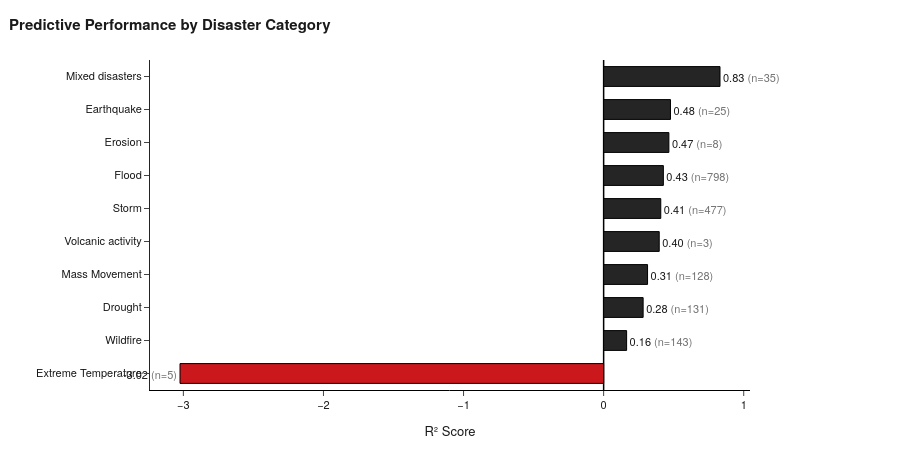

The notebook cell saved with this chart:
### Code cell
# ---------------------------------------------------------------------
# Post-model diagnostics: by-type performance + country diagnostics
# ---------------------------------------------------------------------
SUBTLE_GREY = "#737373"
NATURE_RED = mcolors.LinearSegmentedColormap.from_list(
    "nature_red",
    ["#fff5f0", "#fee0d2", "#fcbba1", "#fc9272", "#ef3b2c", "#99000d"],
)
SPINE_COLOR = AXIS_GREY
GRID_COLOR = (0, 0, 0, 0.09)

def build_type_performance_df(r2_by_type_series, results_df_in):
    counts = results_df_in.groupby("type", observed=True).size().reset_index(name="count")
    return (
        r2_by_type_series.reset_index(name="r2")
        .merge(counts, on="type", how="left")
        .sort_values("r2")
    )

def plot_r2_by_type(df_type, output_pdf="Performance_Nature_Left_Aligned.pdf"):
    colors = df_type["r2"].apply(lambda x: "#252525" if x > 0 else "#cb181d")
    fig = go.Figure(
        go.Bar(
            y=df_type["type"],
            x=df_type["r2"],
            orientation="h",
            width=0.6,
            marker=dict(color=colors, line=dict(color="black", width=1)),
            text=[
                f"{r:.2f} <span style='color:{SUBTLE_GREY};'>(n={n})</span>"
                for r, n in zip(df_type["r2"], df_type["count"])
            ],
            textposition="outside",
            cliponaxis=False,
        )
    )

    apply_plotly_style(
        fig,
        title="Predictive Performance by Disaster Category",
        height=450,
        width=900,
        margin=dict(l=20, r=150, t=60, b=60),
    )
    fig.update_xaxes(
        title="R² Score",
        zeroline=True,
        zerolinewidth=1.5,
        zerolinecolor="black",
        showline=True,
        linecolor="black",
        gridcolor=GRID_RGBA,
    )
    fig.update_yaxes(title="", automargin=True)
    fig.write_image(output_pdf, engine="kaleido")
    fig.show()
    print(f"Saved: {output_pdf}")
    return fig

def compute_country_metrics(results_df_in):
    eval_df = results_df_in.assign(
        y_obs=results_df_in["y_true"],
        y_pred=results_df_in["y_pred_B"],
    ).copy()
    eval_df["residual"] = eval_df["y_obs"] - eval_df["y_pred"]
    eval_df["abs_error"] = eval_df["residual"].abs()
    eval_df["sq_error"] = eval_df["residual"] ** 2

    def safe_r2_local(g):
        yt, yp = g["y_obs"], g["y_pred"]
        return r2_score(yt, yp) if len(g) >= 3 and yt.nunique() > 1 else np.nan

    metrics_df = (
        eval_df.groupby("iso3", observed=True)
        .agg(
            n=("residual", "size"),
            MAE=("abs_error", "mean"),
            RMSE=("sq_error", lambda x: np.sqrt(x.mean())),
            MedianAE=("abs_error", "median"),
            MeanObs=("y_obs", "mean"),
            StdObs=("y_obs", "std"),
        )
        .reset_index()
    )
    metrics_df["R2"] = eval_df.groupby("iso3", observed=True).apply(safe_r2_local).values
    metrics_df = metrics_df.sort_values("MAE", ascending=False).reset_index(drop=True)
    return metrics_df, eval_df

def plot_country_mae_choropleth(metrics_df, html_out="per_country_mae_map.html", pdf_out="per_country_mae_map.pdf"):
    vmin = float(metrics_df["MAE"].quantile(0.05))
    vmax = float(metrics_df["MAE"].quantile(0.95))

    plotly_scale = [[t, mcolors.to_hex(NATURE_RED(t))] for t in np.linspace(0, 1, 12)]
    fig = go.Figure(go.Choropleth(
        locations=metrics_df["iso3"],
        z=metrics_df["MAE"],
        zmin=vmin,
        zmax=vmax,
        colorscale=plotly_scale,
        locationmode="ISO-3",
        marker_line_color="white",
        marker_line_width=0.4,
        colorbar=dict(
            title=dict(text="MAE", font=dict(size=11, family=FONT_FAMILY)),
            thickness=12,
            len=0.55,
            x=1.01,
            ticks="outside",
            ticklen=3,
            tickfont=dict(size=9, family=FONT_FAMILY),
            outlinewidth=0.5,
        ),
        customdata=np.column_stack([
            metrics_df["RMSE"].round(3),
            metrics_df["R2"].round(3),
            metrics_df["n"],
        ]),
        hovertemplate=(
            "<b>%{location}</b><br>"
            "MAE:  %{z:.3f}<br>"
            "RMSE: %{customdata[0]:.3f}<br>"
            "R²:   %{customdata[1]:.3f}<br>"
            "n:    %{customdata[2]}<extra></extra>"
        ),
    ))

    apply_plotly_style(
        fig,
        title="Per-country prediction error (MAE)",
        height=460,
        width=960,
        margin=dict(l=0, r=10, t=64, b=10),
    )
    fig.update_layout(
        geo=dict(
            showframe=False,
            showcoastlines=True,
            coastlinecolor="#cccccc",
            coastlinewidth=0.5,
            showland=True,
            landcolor="#f5f5f5",
            showocean=True,
            oceancolor="#eef3f7",
            showlakes=False,
            showcountries=False,
            projection_type="natural earth",
            bgcolor="rgba(0,0,0,0)",
        ),
    )
    fig.write_html(html_out)
    fig.write_image(pdf_out, engine="kaleido")
    fig.show()
    print(f"Saved: {html_out} / {pdf_out}")
    return fig, vmin, vmax

def plot_country_error_funnel(metrics_df, eval_df, vmin, vmax, pdf_out="per_country_error_funnel.pdf", png_out="per_country_error_funnel.png"):
    global_std = float(eval_df["residual"].std())
    global_mae = float(eval_df["abs_error"].mean())

    n_plot = metrics_df[metrics_df["n"] >= 3].copy()
    n_space = np.logspace(
        np.log10(n_plot["n"].clip(lower=1).min()),
        np.log10(n_plot["n"].max()),
        300,
    )
    control_95 = 1.96 * global_std / np.sqrt(n_space)
    control_99 = 2.576 * global_std / np.sqrt(n_space)

    mae_norm = mcolors.Normalize(vmin=vmin, vmax=vmax)
    sizes = 18 + 60 * (n_plot["n"] - n_plot["n"].min()) / (n_plot["n"].max() - n_plot["n"].min() + 1)

    fig, ax = plt.subplots(figsize=(6.2, 4.6), dpi=300)
    ax.fill_between(n_space, global_mae - control_99, global_mae + control_99, color=(0.88, 0.20, 0.16, 0.07), zorder=0)
    ax.fill_between(n_space, global_mae - control_95, global_mae + control_95, color=(0.88, 0.20, 0.16, 0.13), zorder=0)

    ax.plot(n_space, global_mae + control_95, color=(0.6, 0.1, 0.05, 0.70), lw=0.9, ls=(0, (5, 4)), label="95% control limit")
    ax.plot(n_space, global_mae - control_95, color=(0.6, 0.1, 0.05, 0.70), lw=0.9, ls=(0, (5, 4)))
    ax.plot(n_space, global_mae + control_99, color=(0.4, 0.05, 0.03, 0.55), lw=0.8, ls=(0, (2, 3)), label="99% control limit")
    ax.plot(n_space, global_mae - control_99, color=(0.4, 0.05, 0.03, 0.55), lw=0.8, ls=(0, (2, 3)))
    ax.axhline(global_mae, color="#333333", lw=0.9, ls="-", zorder=1, label="Global MAE")

    ax.scatter(
        n_plot["n"],
        n_plot["MAE"],
        c=n_plot["MAE"],
        cmap=NATURE_RED,
        norm=mae_norm,
        s=sizes,
        edgecolors="white",
        linewidths=0.5,
        zorder=3,
        alpha=0.92,
    )

    out_band = 1.96 * global_std / np.sqrt(n_plot["n"])
    outliers = n_plot[(n_plot["MAE"] > global_mae + out_band) | (n_plot["MAE"] < global_mae - out_band)]
    for _, row in outliers.iterrows():
        ax.annotate(row["iso3"], xy=(row["n"], row["MAE"]), xytext=(5, 3), textcoords="offset points", fontsize=7, color="#222222")

    ax.set_xscale("log")
    ax.xaxis.set_major_formatter(mticker.ScalarFormatter())
    ax.xaxis.set_minor_formatter(mticker.NullFormatter())
    ax.tick_params(axis="x", which="minor", length=2, color="#bbb")
    style_matplotlib_axes(
        ax,
        title="Funnel plot of country-level prediction error",
        xlabel="Sample size (log scale)",
        ylabel="Mean absolute error",
        grid_axis="both",
    )

    leg = ax.legend(fontsize=7.5, frameon=True, framealpha=0.92, edgecolor="#cccccc", handlelength=2.2, loc="upper right")
    leg.get_frame().set_linewidth(0.5)

    ax.text(
        n_space[-1] * 1.01,
        global_mae,
        f"  {global_mae:.3f}",
        va="center",
        ha="left",
        fontsize=7.5,
        color="#333",
        fontstyle="italic",
    )

    plt.tight_layout()
    plt.savefig(pdf_out, bbox_inches="tight", dpi=300)
    plt.savefig(png_out, bbox_inches="tight", dpi=300)
    plt.show()
    print(f"Saved: {pdf_out} / {png_out}")

# Execute diagnostics
df_type = build_type_performance_df(r2_by_type, results_df)
fig_type = plot_r2_by_type(df_type)

metrics, eval_df = compute_country_metrics(results_df)
metrics.to_csv("per_country_metrics.csv", index=False)
fig_map, vmin, vmax = plot_country_mae_choropleth(metrics)
plot_country_error_funnel(metrics, eval_df, vmin=vmin, vmax=vmax)

worst = metrics.head(10)
worst.to_csv("worst_countries_table.csv", index=False)
print("Saved: per_country_metrics.csv")
print("Saved: worst_countries_table.csv")
print("Worst-performing countries by MAE:")
print(worst[["iso3", "n", "MAE", "RMSE", "MedianAE", "R2"]].to_string(index=False))

### Figure 1 — Plotly figure (JSON) as saved in the notebook; plotly's stock layout.template omitted (floating-point values rounded to 4 significant figures)
{"data": [{"cliponaxis": false, "marker": {"color": ["#cb181d", "#252525", "#252525", "#252525", "#252525", "#252525", "#252525", "#252525", "#252525", "#252525"], "line": {"color": "black", "width": 1}}, "orientation": "h", "text": ["-3.02 <span style='color:#737373;'>(n=5)</span>", "0.16 <span style='color:#737373;'>(n=143)</span>", "0.28 <span style='color:#737373;'>(n=131)</span>", "0.31 <span style='color:#737373;'>(n=128)</span>", "0.40 <span style='color:#737373;'>(n=3)</span>", "0.41 <span style='color:#737373;'>(n=477)</span>", "0.43 <span style='color:#737373;'>(n=798)</span>", "0.47 <span style='color:#737373;'>(n=8)</span>", "0.48 <span style='color:#737373;'>(n=25)</span>", "0.83 <span style='color:#737373;'>(n=35)</span>"], "textposition": "outside", "type": "bar", "width": 0.6, "x": [-3.024, 0.164, 0.282, 0.3135, 0.3968, 0.4079, 0.4264, 0.4658, 0.4772, 0.8307], "y": ["Extreme Temperature", "Wildfire", "Drought", "Mass Movement", "Volcanic activity", "Storm", "Flood", "Erosion", "Earthquake", "Mixed disasters"]}], "layout": {"font": {"color": "#1a1a1a", "family": "Helvetica Neue, Helvetica, Arial, DejaVu Sans", "size": 11}, "height": 450, "margin": {"b": 60, "l": 20, "r": 150, "t": 60}, "title": {"font": {"size": 15}, "text": "<b>Predictive Performance by Disaster Category</b>", "x": 0.01, "xanchor": "left"}, "width": 900, "xaxis": {"gridcolor": "rgba(0,0,0,0.09)", "linecolor": "black", "showline": true, "title": {"text": "R² Score"}, "zeroline": true, "zerolinecolor": "black", "zerolinewidth": 1.5}, "yaxis": {"automargin": true, "title": {"text": ""}}}}
